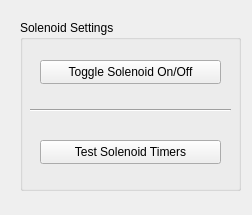
<?xml version="1.0" encoding="UTF-8"?>
<ui version="4.0">
 <class>Form</class>
 <widget class="QWidget" name="Form">
  <property name="geometry">
   <rect>
    <x>0</x>
    <y>0</y>
    <width>252</width>
    <height>215</height>
   </rect>
  </property>
  <property name="windowTitle">
   <string>Form</string>
  </property>
  <widget class="QGroupBox" name="groupBox">
   <property name="geometry">
    <rect>
     <x>20</x>
     <y>20</y>
     <width>221</width>
     <height>171</height>
    </rect>
   </property>
   <property name="title">
    <string>Solenoid Settings</string>
   </property>
   <widget class="QPushButton" name="toggleSolenoidBtn">
    <property name="geometry">
     <rect>
      <x>20</x>
      <y>40</y>
      <width>181</width>
      <height>24</height>
     </rect>
    </property>
    <property name="text">
     <string>Toggle Solenoid On/Off</string>
    </property>
   </widget>
   <widget class="Line" name="line">
    <property name="geometry">
     <rect>
      <x>10</x>
      <y>80</y>
      <width>201</width>
      <height>20</height>
     </rect>
    </property>
    <property name="orientation">
     <enum>Qt::Orientation::Horizontal</enum>
    </property>
   </widget>
   <widget class="QPushButton" name="testSolenoidBtn">
    <property name="geometry">
     <rect>
      <x>20</x>
      <y>120</y>
      <width>181</width>
      <height>24</height>
     </rect>
    </property>
    <property name="text">
     <string>Test Solenoid Timers</string>
    </property>
   </widget>
  </widget>
 </widget>
 <resources/>
 <connections/>
</ui>
